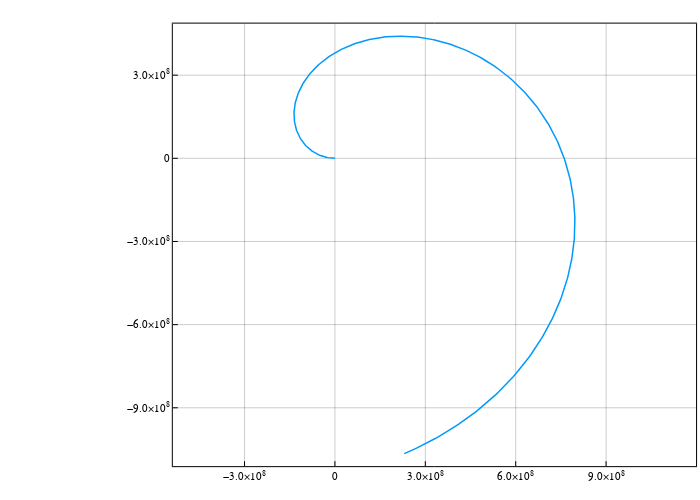

Source (notebook cell):
### Code cell
pcart3 = plot(size=(700,500), frame_style=:box, aspect_ratio=:equal, grid=0.4, legend=false)
plot!(pcart3, sol[1,:], sol[2,:], linewidth=1.5)

pcart3

### Figure 1 — Plotly figure (JSON) as saved in the notebook; plotly's stock layout.template omitted (floating-point values rounded to 4 significant figures; data arrays with more than 128 entries replaced by an {"elided": "..."} marker saying what was removed)
{"data": [{"colorbar": {"len": 0.962, "title": "", "x": 0.9944, "y": 0.5111}, "legendgroup": "y1", "line": {"color": "rgba(0, 154, 250, 1.000)", "dash": "solid", "shape": "linear", "width": 1.5}, "mode": "lines", "name": "y1", "showlegend": true, "type": "scatter", "x": {"elided": "2444 float values"}, "xaxis": "x", "y": {"elided": "2444 float values"}, "yaxis": "y", "zmax": null, "zmin": null}], "layout": {"annotations": [], "height": 500, "margin": {"b": 20, "l": 0, "r": 0, "t": 20}, "paper_bgcolor": "rgba(255, 255, 255, 1.000)", "plot_bgcolor": "rgba(255, 255, 255, 1.000)", "showlegend": false, "width": 700, "xaxis": {"anchor": "y", "domain": [0.2469, 0.9944], "gridcolor": "rgba(0, 0, 0, 0.400)", "gridwidth": 0.5, "linecolor": "rgba(0, 0, 0, 1.000)", "mirror": true, "range": [-538000000.0, 1199000000.0], "showgrid": true, "showline": true, "showticklabels": true, "tickangle": 0, "tickcolor": "rgb(0, 0, 0)", "tickfont": {"color": "rgba(0, 0, 0, 1.000)", "family": "sans-serif", "size": 11}, "tickmode": "array", "ticks": "inside", "ticktext": ["−3.0×10<sup>8</sup>", "0", "3.0×10<sup>8</sup>", "6.0×10<sup>8</sup>", "9.0×10<sup>8</sup>"], "tickvals": [-300000000, 0, 300000000, 600000000, 900000000], "title": "", "titlefont": {"color": "rgba(0, 0, 0, 1.000)", "family": "sans-serif", "size": 15}, "type": "-", "visible": true, "zeroline": false, "zerolinecolor": "rgba(0, 0, 0, 1.000)"}, "yaxis": {"anchor": "x", "domain": [0.0301, 0.9921], "gridcolor": "rgba(0, 0, 0, 0.400)", "gridwidth": 0.5, "linecolor": "rgba(0, 0, 0, 1.000)", "mirror": true, "range": [-1111000000.0, 485900000.0], "showgrid": true, "showline": true, "showticklabels": true, "tickangle": 0, "tickcolor": "rgb(0, 0, 0)", "tickfont": {"color": "rgba(0, 0, 0, 1.000)", "family": "sans-serif", "size": 11}, "tickmode": "array", "ticks": "inside", "ticktext": ["−9.0×10<sup>8</sup>", "−6.0×10<sup>8</sup>", "−3.0×10<sup>8</sup>", "0", "3.0×10<sup>8</sup>"], "tickvals": [-900000000, -600000000, -300000000, 0, 300000000], "title": "", "titlefont": {"color": "rgba(0, 0, 0, 1.000)", "family": "sans-serif", "size": 15}, "type": "-", "visible": true, "zeroline": false, "zerolinecolor": "rgba(0, 0, 0, 1.000)"}}}
